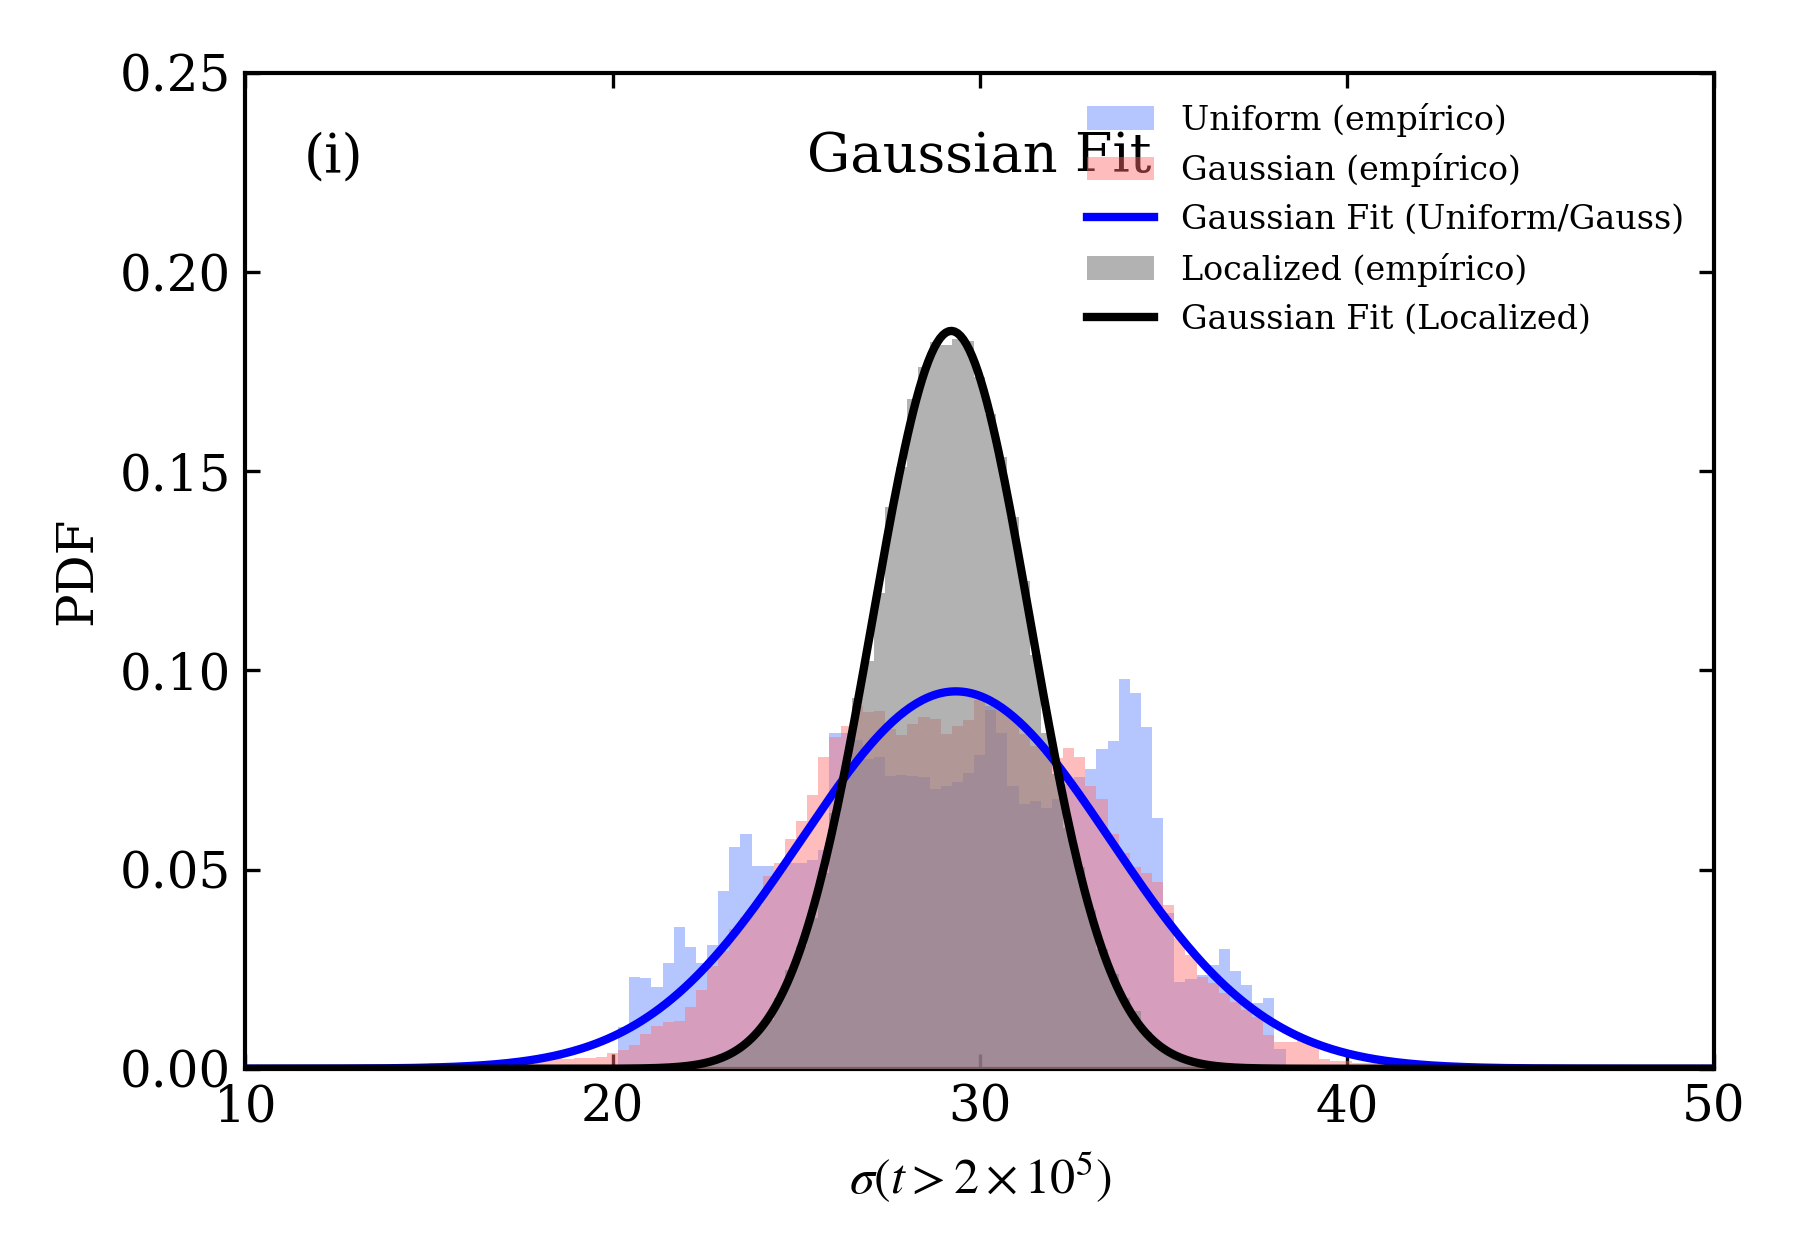

Write Python code to recreate this figure.
r"""
Reprodução do Painel (i) da FIG. 2
'Stiffness in Confined Quantum Walks'
Funções densidade de probabilidade empíricas de \sigma(t) no intervalo 2x10^5 < t <= 5x10^5
com os respectivos ajustes Gaussianos.
"""

import numpy as np
import matplotlib.pyplot as plt
from scipy.stats import norm
from qw_simulation import load_or_run_simulation, setup_matplotlib_style

def main():
    setup_matplotlib_style()
    data = load_or_run_simulation()
    
    # Janela de análise de tempos longos: 2*10^5 < t <= 5*10^5
    idx = np.arange(200_001, 500_001)
    
    s_loc = data['s_loc'][idx]
    s_gauss = data['s_gauss'][idx]
    s_unif = data['s_unif'][idx]
    
    # Ajustes Gaussianos
    mu_loc, std_loc = norm.fit(s_loc)
    mu_gauss, std_gauss = norm.fit(s_gauss)
    mu_unif, std_unif = norm.fit(s_unif)
    
    fig, ax = plt.subplots(figsize=(6, 4.2), dpi=200)
    
    x_axis = np.linspace(10, 50, 500)
    bins = np.linspace(15, 45, 100)
    
    # 1. Truncated Uniform state (Histograma azul + ajuste azul)
    ax.hist(s_unif, bins=bins, density=True, color='#5c82ff', alpha=0.45, label='Uniform (empírico)', zorder=2)
    
    # 2. Gaussian state (Histograma vermelho/salmão)
    ax.hist(s_gauss, bins=bins, density=True, color='#ff6b6b', alpha=0.45, label='Gaussian (empírico)', zorder=3)
    
    # Curva de ajuste para Uniforme/Gaussiana (praticamente indistinguíveis)
    ax.plot(x_axis, norm.pdf(x_axis, mu_unif, std_unif), color='blue', lw=2.0, label='Gaussian Fit (Uniform/Gauss)', zorder=5)
    
    # 3. Localized state (Histograma cinza preenchido + ajuste preto)
    ax.hist(s_loc, bins=bins, density=True, color='#7f7f7f', alpha=0.60, label='Localized (empírico)', zorder=4)
    ax.plot(x_axis, norm.pdf(x_axis, mu_loc, std_loc), color='black', lw=2.0, label='Gaussian Fit (Localized)', zorder=6)
    
    # Rótulos do painel e título interno
    ax.text(0.04, 0.90, "(i)", transform=ax.transAxes, fontsize=13)
    ax.text(0.50, 0.90, "Gaussian Fit", transform=ax.transAxes, ha='center', fontsize=13)
    
    ax.set_xlim(10, 50)
    ax.set_ylim(0.00, 0.25)
    ax.set_xticks(np.arange(10, 51, 10))
    ax.set_yticks(np.arange(0.00, 0.26, 0.05))
    ax.yaxis.set_major_formatter(plt.FormatStrFormatter('%.2f'))
    
    ax.set_xlabel(r"$\sigma(t > 2\times 10^5)$", fontsize=12)
    ax.set_ylabel(r"PDF", fontsize=12)
    ax.legend(frameon=False, loc="upper right", fontsize=8)
    
    plt.tight_layout()
    plt.savefig("fig2_panel_i.png", dpi=300)
    print("Salvo: fig2_panel_i.png")
    plt.close()

if __name__ == "__main__":
    main()
